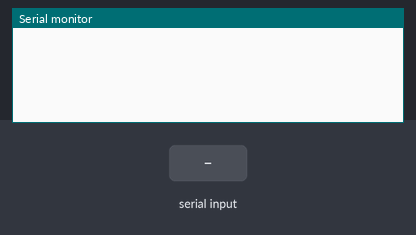
The sketch below on a simulated Arduino Uno, built with avr-gcc and run on an emulated ATmega328P. On the bench: the last lines printed to the serial monitor. Inputs (shaded band) come from the test bench.

Above: at 1.2 s.
1.3 s: "6565" received over the second serial link
At 2.1 s:
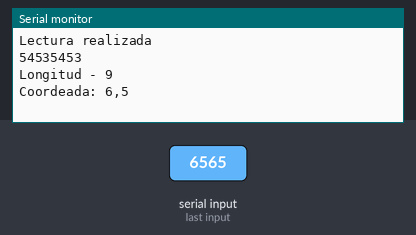
2.8 s: "90,45\n" received over the second serial link
At 3.5 s:
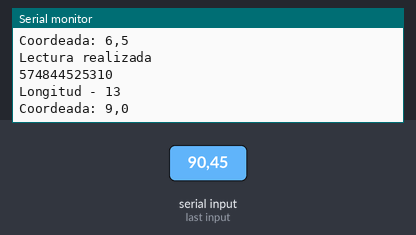

The sketch:

Prueba_Bt.ino
```cpp
#include <SoftwareSerial.h>   // Incluimos la librería  SoftwareSerial
SoftwareSerial BT(12, 13);   // Definimos los pines TX y RX del Arduino conectados al Bluetooth

void setup() {
  BT.begin(9600);       // Inicializamos el puerto serie BT que hemos creado
  Serial.begin(9600);   // Inicializamos  el puerto serie
}

void loop() {
  readBluetooth();
}

void readBluetooth() {
  if (BT.available()) {
    String str = "";
    while (BT.available())  // Si llega un dato por el puerto BT se envía al monitor serial
    {
      str += BT.read();
    }
    Serial.println("Lectura realizada");
    Serial.println(str);

    if (str == "6565") {
      //Calibración del sistema
      //calibrationUser();
      Serial.println("Calibración del sistema");
      return  "";
    }

    int longitud = str.length() + 1 ;

    // Mostramos longitud
    Serial.print("Longitud - ");
    Serial.println(longitud);

    //Creamos arreglo y pasamos caracteres
    char cadCoor[longitud];
    str.toCharArray(cadCoor, longitud);

    //Asignación de valores
    int nX = ((cadCoor[0] - '0') * 10) + (cadCoor[1] - '0') - 48;
    int nY = ((cadCoor[2] - '0') * 10) + (cadCoor[3] - '0') - 48;

    //Verificamos coor
    Serial.print("Coordeada: ");
    Serial.print(nX);
    Serial.print(",");
    Serial.println(nY);

    //Retornamos el valor del Bluetooth
    return "Hecho";
  }
}

void writeBluetooth(int str) {
  BT.write(str);
}
```

Measured:
- after the input at 1.3 s, the serial monitor: prints a new line at once (image 1)
- after the input at 2.8 s, the serial monitor: prints a new line at once (image 2)
